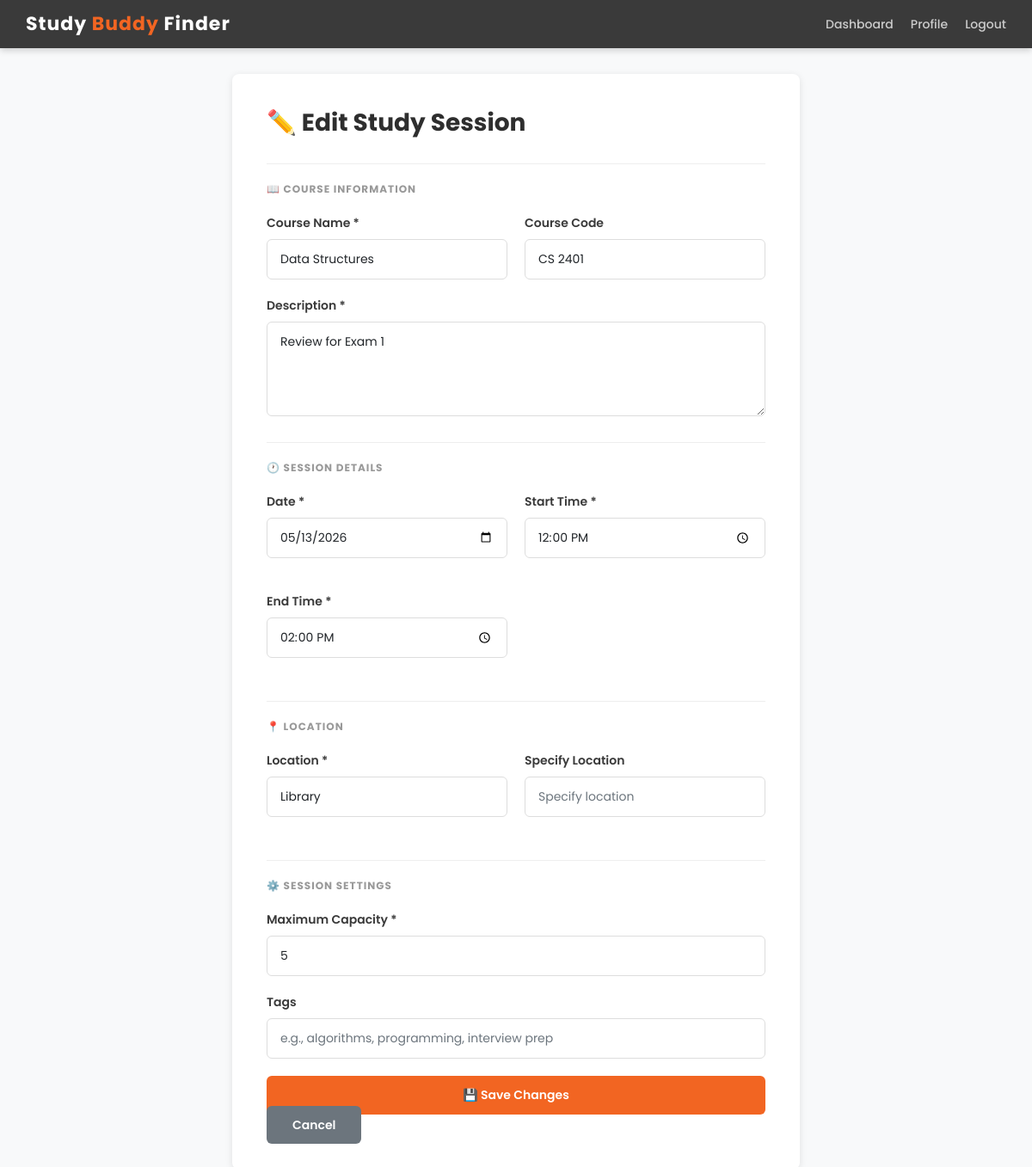
The page /session/1/edit/ (signed in) on the database its author committed.
### testApp/models.py (models this page shows, shortened)
class StudySession(models.Model):
    LOCATION_CHOICES = [
        ('Library', 'Library'),
        ('Student Center', 'Student Center'),
        ('Cafe', 'Cafe'),
        ('Dormitory', 'Dormitory'),
        ('Classroom', 'Classroom'),
        ('Online', 'Online'),
        ('Other', 'Other'),
    ]
    creator = models.ForeignKey(User, on_delete=models.CASCADE, related_name='created_sessions')
    course_name = models.CharField(max_length=200)
    course_code = models.CharField(max_length=50, blank=True, null=True)
    description = models.TextField()
    location = models.CharField(max_length=100, choices=LOCATION_CHOICES)
    other_location = models.CharField(max_length=200, blank=True, null=True, help_text="Specify if location is 'Other'")
    date = models.DateField()
    start_time = models.TimeField()
    end_time = models.TimeField()
    max_capacity = models.IntegerField(default=5, validators=[MinValueValidator(1), MaxValueValidator(100)])
    current_members = models.ManyToManyField(User, through='SessionMembership', related_name='joined_sessions')
    subject_tags = models.CharField(max_length=200, blank=True, null=True, help_text="Comma-separated tags")
    created_at = models.DateTimeField(auto_now_add=True)
    updated_at = models.DateTimeField(auto_now=True)
    is_active = models.BooleanField(default=True)
    class Meta:
        ordering = ['-created_at']

### testApp/views.py (the view)
# urls.py: path('session/<int:pk>/edit/', views.edit_session, name='edit_session'),
@login_required(login_url='login')
def edit_session(request, pk):
    session = get_object_or_404(StudySession, pk=pk)
    if request.user != session.creator:
        messages.error(request, 'You can only edit your own sessions!')
        return redirect('dashboard')
    if request.method == 'POST':
        form = StudySessionForm(request.POST, instance=session)
        if form.is_valid():
            form.save()
            messages.success(request, 'Study session updated successfully!')
            return redirect('session_detail', pk=session.pk)
    else:
        form = StudySessionForm(instance=session)
    return render(request, 'edit_session.html', {'form': form, 'session': session})

### testApp/templates/edit_session.html (shortened to what this page needs)
<!DOCTYPE html>
<html>
<head>
    <link href="https://cdn.jsdelivr.net/npm/bootstrap@5.1.3/dist/css/bootstrap.min.css" rel="stylesheet">
</head>
<body>
    <div class="navbar">
        <h1>Study <span>Buddy</span> Finder</h1>
        <div class="navbar-links">
            <a href="{% url 'dashboard' %}">Dashboard</a>
            <a href="{% url 'user_profile' %}">Profile</a>
            <a href="{% url 'logout' %}">Logout</a>
        </div>
    </div>
    <div class="container-main">
        <div class="form-container">
            <h2 class="form-title">✏️ Edit Study Session</h2>
            <form method="POST" novalidate>
                <div class="section-divider">📖 Course Information</div>
                <div class="form-row">
                    <div class="form-group">
                        <label for="{{ form.course_name.id_for_label }}">Course Name *</label>
                        {{ form.course_name }}
                    </div>
                    <div class="form-group">
                        <label for="{{ form.course_code.id_for_label }}">Course Code</label>
                        {{ form.course_code }}
                    </div>
                </div>
                <div class="form-group">
                    <label for="{{ form.description.id_for_label }}">Description *</label>
                    {{ form.description }}
                </div>
                <div class="section-divider">🕐 Session Details</div>
                <div class="form-row">
                    <div class="form-group">
                        <label for="{{ form.date.id_for_label }}">Date *</label>
                        {{ form.date }}
                    </div>
                    <div class="form-group">
                        <label for="{{ form.start_time.id_for_label }}">Start Time *</label>
                        {{ form.start_time }}
                    </div>
                    <div class="form-group">
                        <label for="{{ form.end_time.id_for_label }}">End Time *</label>
                        {{ form.end_time }}
                    </div>
                </div>
                <div class="section-divider">📍 Location</div>
                <div class="form-row">
                    <div class="form-group">
                        <label for="{{ form.location.id_for_label }}">Location *</label>
                        {{ form.location }}
                    </div>
                    <div class="form-group">
                        <label for="{{ form.other_location.id_for_label }}">Specify Location</label>
                        {{ form.other_location }}
                    </div>
                </div>
                <div class="section-divider">⚙️ Session Settings</div>
                <div class="form-group">
                    <label for="{{ form.max_capacity.id_for_label }}">Maximum Capacity *</label>
                    {{ form.max_capacity }}
                </div>
                <div class="form-group">
                    <label for="{{ form.subject_tags.id_for_label }}">Tags</label>
                    {{ form.subject_tags }}
                </div>
                <button type="submit" class="btn-primary-custom">💾 Save Changes</button>
                <a href="{% url 'session_detail' session.pk %}" class="btn-secondary">Cancel</a>
            </form>
        </div>
    </div>
</body>
</html>

### testApp/templates/edit_session.html (style rules this page uses)
* { margin: 0; padding: 0; box-sizing: border-box; }
body { font-family: 'Poppins', sans-serif; background-color: #f8f9fa; color: #333; }
.navbar { background-color: #3a3a3a; padding: 15px 30px; display: flex; justify-content: space-between; align-items: center; box-shadow: 0 2px 8px rgba(0,0,0,0.2); }
.navbar h1 { color: white; font-size: 22px; font-weight: 700; letter-spacing: 1px; margin: 0; }
.navbar h1 span { color: #F26522; }
.navbar-links { display: flex; gap: 20px; align-items: center; }
.navbar a { color: #ccc; text-decoration: none; font-size: 14px; font-weight: 500; }
.container-main { max-width: 700px; margin: 30px auto; padding: 0 20px; }
.form-container { background: white; padding: 40px; border-radius: 8px; box-shadow: 0 2px 8px rgba(0,0,0,0.1); }
.form-title { font-size: 28px; font-weight: 700; color: #2e2e2e; margin-bottom: 30px; display: flex; align-items: center; gap: 10px; }
.form-group { margin-bottom: 20px; }
.form-group label { font-weight: 600; color: #3a3a3a; display: block; margin-bottom: 8px; font-size: 14px; }
.form-group input, .form-group select, .form-group textarea { width: 100%; padding: 12px 15px; border: 1px solid #ddd; border-radius: 6px; font-family: 'Poppins', sans-serif; font-size: 14px; transition: border 0.2s; }
.form-row { display: grid; grid-template-columns: repeat(auto-fit, minmax(200px, 1fr)); gap: 20px; }
.section-divider { font-size: 12px; font-weight: 700; color: #999; text-transform: uppercase; letter-spacing: 1px; margin: 30px 0 20px 0; padding-top: 20px; border-top: 1px solid #eee; }
.btn-primary-custom { background-color: #F26522; color: white; padding: 12px 30px; border: none; border-radius: 6px; font-size: 14px; cursor: pointer; text-decoration: none; font-weight: 600; transition: background 0.2s; font-family: 'Poppins', sans-serif; width: 100%; }
.btn-secondary { background-color: #6c757d; color: white; padding: 12px 30px; border: none; border-radius: 6px; font-size: 14px; cursor: pointer; text-decoration: none; font-weight: 600; transition: background 0.2s; font-family: 'Poppins', sans-serif; width: 100%; margin-top: 10px; }

### rows shown on the page
StudySession: course_name "Data Structures", course_code "CS 2401", description "Review for Exam 1", date "05/13/2026", start_time "12:00:00", end_time "14:00:00", location "Library", max_capacity "5"
